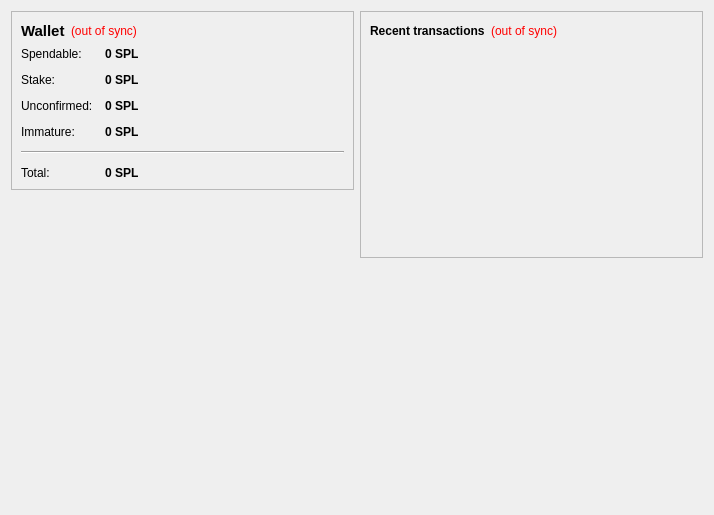
<?xml version="1.0" encoding="UTF-8"?>
<ui version="4.0">
 <class>OverviewPage</class>
 <widget class="QWidget" name="OverviewPage">
  <property name="geometry">
   <rect>
    <x>0</x>
    <y>0</y>
    <width>714</width>
    <height>515</height>
   </rect>
  </property>
  <property name="windowTitle">
   <string>Form</string>
  </property>
  <layout class="QHBoxLayout" name="horizontalLayout" stretch="1,1">
   <item>
    <layout class="QVBoxLayout" name="verticalLayout_2">
     <item>
      <widget class="QFrame" name="frame">
       <property name="frameShape">
        <enum>QFrame::StyledPanel</enum>
       </property>
       <property name="frameShadow">
        <enum>QFrame::Raised</enum>
       </property>
       <layout class="QVBoxLayout" name="verticalLayout_4">
        <item>
         <layout class="QHBoxLayout" name="horizontalLayout_4">
          <item>
           <widget class="QLabel" name="label_5">
            <property name="font">
             <font>
              <pointsize>11</pointsize>
              <weight>75</weight>
              <bold>true</bold>
             </font>
            </property>
            <property name="text">
             <string>Wallet</string>
            </property>
           </widget>
          </item>
          <item>
           <widget class="QLabel" name="labelWalletStatus">
            <property name="toolTip">
             <string>The displayed information may be out of date. Your wallet automatically synchronizes with the Spliffcoin network after a connection is established, but this process has not completed yet.</string>
            </property>
            <property name="styleSheet">
             <string notr="true">QLabel { color: red; }</string>
            </property>
            <property name="text">
             <string notr="true">(out of sync)</string>
            </property>
            <property name="alignment">
             <set>Qt::AlignLeading|Qt::AlignLeft|Qt::AlignVCenter</set>
            </property>
           </widget>
          </item>
          <item>
           <spacer name="horizontalSpacer_2">
            <property name="orientation">
             <enum>Qt::Horizontal</enum>
            </property>
            <property name="sizeHint" stdset="0">
             <size>
              <width>40</width>
              <height>20</height>
             </size>
            </property>
           </spacer>
          </item>
         </layout>
        </item>
        <item>
         <layout class="QFormLayout" name="formLayout_2">
          <property name="fieldGrowthPolicy">
           <enum>QFormLayout::AllNonFixedFieldsGrow</enum>
          </property>
          <property name="horizontalSpacing">
           <number>12</number>
          </property>
          <property name="verticalSpacing">
           <number>12</number>
          </property>
          <item row="0" column="0">
           <widget class="QLabel" name="label">
            <property name="text">
             <string>Spendable:</string>
            </property>
           </widget>
          </item>
          <item row="0" column="1">
           <widget class="QLabel" name="labelBalance">
            <property name="font">
             <font>
              <weight>75</weight>
              <bold>true</bold>
             </font>
            </property>
            <property name="cursor">
             <cursorShape>IBeamCursor</cursorShape>
            </property>
            <property name="toolTip">
             <string>Your current spendable balance</string>
            </property>
            <property name="text">
             <string notr="true">0 SPL</string>
            </property>
            <property name="textInteractionFlags">
             <set>Qt::LinksAccessibleByMouse|Qt::TextSelectableByKeyboard|Qt::TextSelectableByMouse</set>
            </property>
           </widget>
          </item>
          <item row="1" column="0">
           <widget class="QLabel" name="label_6">
            <property name="text">
             <string>Stake:</string>
            </property>
           </widget>
          </item>
          <item row="1" column="1">
           <widget class="QLabel" name="labelStake">
            <property name="font">
             <font>
              <weight>75</weight>
              <bold>true</bold>
             </font>
            </property>
            <property name="cursor">
             <cursorShape>IBeamCursor</cursorShape>
            </property>
            <property name="toolTip">
             <string>Total of coins that was staked, and do not yet count toward the current balance</string>
            </property>
            <property name="text">
             <string notr="true">0 SPL</string>
            </property>
            <property name="textInteractionFlags">
             <set>Qt::LinksAccessibleByMouse|Qt::TextSelectableByKeyboard|Qt::TextSelectableByMouse</set>
            </property>
           </widget>
          </item>
          <item row="2" column="0">
           <widget class="QLabel" name="label_3">
            <property name="text">
             <string>Unconfirmed:</string>
            </property>
           </widget>
          </item>
          <item row="2" column="1">
           <widget class="QLabel" name="labelUnconfirmed">
            <property name="font">
             <font>
              <weight>75</weight>
              <bold>true</bold>
             </font>
            </property>
            <property name="cursor">
             <cursorShape>IBeamCursor</cursorShape>
            </property>
            <property name="toolTip">
             <string>Total of transactions that have yet to be confirmed, and do not yet count toward the current balance</string>
            </property>
            <property name="text">
             <string notr="true">0 SPL</string>
            </property>
            <property name="textInteractionFlags">
             <set>Qt::LinksAccessibleByMouse|Qt::TextSelectableByKeyboard|Qt::TextSelectableByMouse</set>
            </property>
           </widget>
          </item>
          <item row="3" column="0">
           <widget class="QLabel" name="labelImmatureText">
            <property name="text">
             <string>Immature:</string>
            </property>
           </widget>
          </item>
          <item row="3" column="1">
           <widget class="QLabel" name="labelImmature">
            <property name="font">
             <font>
              <weight>75</weight>
              <bold>true</bold>
             </font>
            </property>
            <property name="toolTip">
             <string>Mined balance that has not yet matured</string>
            </property>
            <property name="text">
             <string notr="true">0 SPL</string>
            </property>
            <property name="textInteractionFlags">
             <set>Qt::LinksAccessibleByMouse|Qt::TextSelectableByKeyboard|Qt::TextSelectableByMouse</set>
            </property>
           </widget>
          </item>
          <item row="4" column="0" colspan="2">
           <widget class="Line" name="line">
            <property name="orientation">
             <enum>Qt::Horizontal</enum>
            </property>
           </widget>
          </item>
          <item row="5" column="0">
           <widget class="QLabel" name="labelTotalText">
            <property name="text">
             <string>Total:</string>
            </property>
           </widget>
          </item>
          <item row="5" column="1">
           <widget class="QLabel" name="labelTotal">
            <property name="font">
             <font>
              <weight>75</weight>
              <bold>true</bold>
             </font>
            </property>
            <property name="cursor">
             <cursorShape>IBeamCursor</cursorShape>
            </property>
            <property name="toolTip">
             <string>Your current total balance</string>
            </property>
            <property name="text">
             <string notr="true">0 SPL</string>
            </property>
            <property name="textInteractionFlags">
             <set>Qt::LinksAccessibleByMouse|Qt::TextSelectableByKeyboard|Qt::TextSelectableByMouse</set>
            </property>
           </widget>
          </item>
         </layout>
        </item>
       </layout>
      </widget>
     </item>
     <item>
      <spacer name="verticalSpacer">
       <property name="orientation">
        <enum>Qt::Vertical</enum>
       </property>
       <property name="sizeHint" stdset="0">
        <size>
         <width>20</width>
         <height>40</height>
        </size>
       </property>
      </spacer>
     </item>
     <item alignment="Qt::AlignHCenter|Qt::AlignVCenter">
      <widget class="QLabel" name="label_wallet_logo">
       <property name="text">
        <string/>
       </property>
       <property name="pixmap">
        <pixmap resource="../bitcoin.qrc">:/images/wallet_logo</pixmap>
       </property>
      </widget>
     </item>
     <item>
      <spacer name="verticalSpacer">
       <property name="orientation">
        <enum>Qt::Vertical</enum>
       </property>
       <property name="sizeHint" stdset="0">
        <size>
         <width>20</width>
         <height>40</height>
        </size>
       </property>
      </spacer>
     </item>
    </layout>
   </item>
   <item>
    <layout class="QVBoxLayout" name="verticalLayout_3">
     <item>
      <widget class="QFrame" name="frame_2">
       <property name="frameShape">
        <enum>QFrame::StyledPanel</enum>
       </property>
       <property name="frameShadow">
        <enum>QFrame::Raised</enum>
       </property>
       <layout class="QVBoxLayout" name="verticalLayout">
        <item>
         <layout class="QHBoxLayout" name="horizontalLayout_2">
          <item>
           <widget class="QLabel" name="label_4">
            <property name="text">
             <string>&lt;b&gt;Recent transactions&lt;/b&gt;</string>
            </property>
           </widget>
          </item>
          <item>
           <widget class="QLabel" name="labelTransactionsStatus">
            <property name="toolTip">
             <string>The displayed information may be out of date. Your wallet automatically synchronizes with the Spliffcoin network after a connection is established, but this process has not completed yet.</string>
            </property>
            <property name="styleSheet">
             <string notr="true">QLabel { color: red; }</string>
            </property>
            <property name="text">
             <string notr="true">(out of sync)</string>
            </property>
            <property name="alignment">
             <set>Qt::AlignRight|Qt::AlignTrailing|Qt::AlignVCenter</set>
            </property>
           </widget>
          </item>
          <item>
           <spacer name="horizontalSpacer">
            <property name="orientation">
             <enum>Qt::Horizontal</enum>
            </property>
            <property name="sizeHint" stdset="0">
             <size>
              <width>40</width>
              <height>20</height>
             </size>
            </property>
           </spacer>
          </item>
         </layout>
        </item>
        <item>
         <widget class="QListView" name="listTransactions">
          <property name="styleSheet">
           <string notr="true">QListView { background: transparent; }</string>
          </property>
          <property name="frameShape">
           <enum>QFrame::NoFrame</enum>
          </property>
          <property name="verticalScrollBarPolicy">
           <enum>Qt::ScrollBarAlwaysOff</enum>
          </property>
          <property name="horizontalScrollBarPolicy">
           <enum>Qt::ScrollBarAlwaysOff</enum>
          </property>
          <property name="selectionMode">
           <enum>QAbstractItemView::NoSelection</enum>
          </property>
         </widget>
        </item>
       </layout>
      </widget>
     </item>
     <item>
      <spacer name="verticalSpacer_2">
       <property name="orientation">
        <enum>Qt::Vertical</enum>
       </property>
       <property name="sizeHint" stdset="0">
        <size>
         <width>20</width>
         <height>40</height>
        </size>
       </property>
      </spacer>
     </item>
    </layout>
   </item>
  </layout>
 </widget>
 <resources>
  <include location="../bitcoin.qrc"/>
 </resources>
 <connections/>
</ui>
